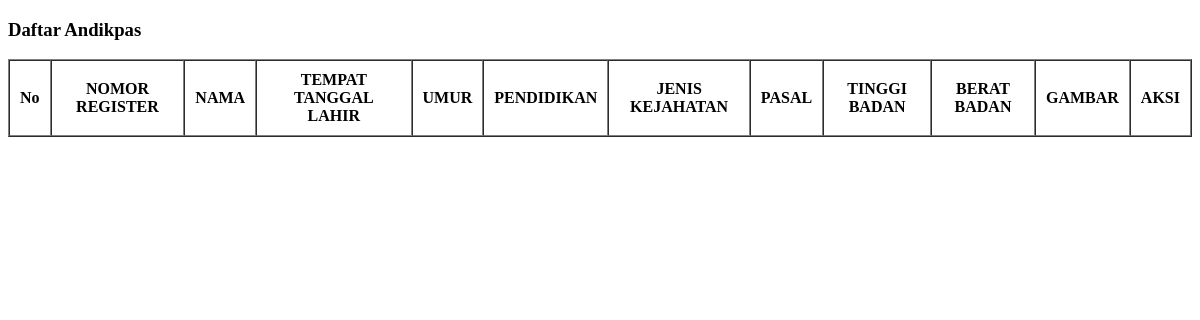
The app's page /kantor/pertemuan2/latihan2.php, older data.
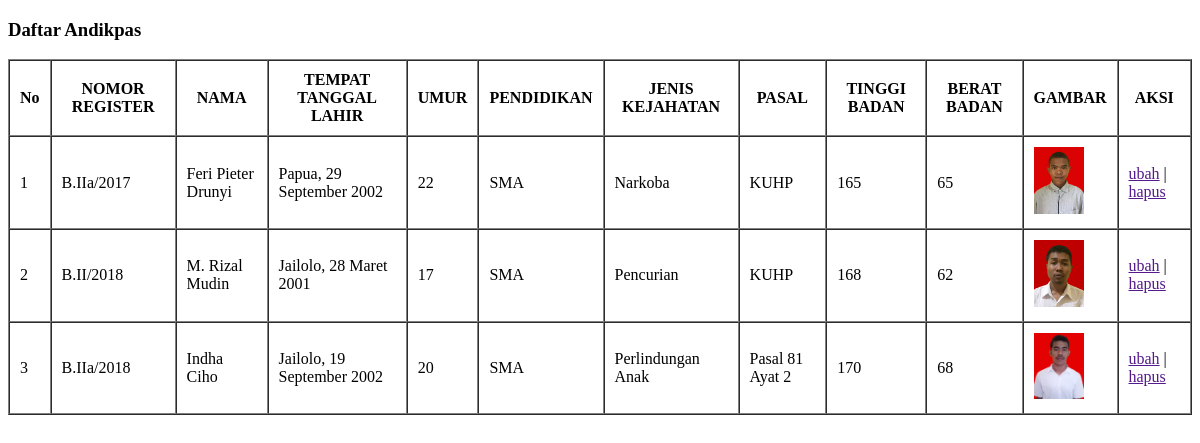
The same page, newer data.
### tables this page shows
CREATE TABLE `anak` (
  `id` int(11) NOT NULL,
  `nomor register` varchar(15) NOT NULL,
  `nama` varchar(200) NOT NULL,
  `tempat tanggal lahir` varchar(50) NOT NULL,
  `umur` varchar(10) NOT NULL,
  `pendidikan` varchar(250) NOT NULL,
  `jenis kejahatan` varchar(250) NOT NULL,
  `pasal` varchar(250) NOT NULL,
  `tinggi badan` varchar(10) NOT NULL,
  `berat badan` varchar(10) NOT NULL,
  `gambar` varchar(100) NOT NULL
);

### kantor/pertemuan2/latihan2.php (the view, shortened to what this page needs)
<?php
$conn = mysqli_connect('localhost', 'root', '', 'db_pembinaan');
$result = mysqli_query($conn, "SELECT * FROM anak");
?>
<!DOCTYPE html>
<html lang="en">
<head>
</head>
<body>
  <h3>Daftar Andikpas</h3>
  <table border="1" cellpadding="10" cellspacing="0">
  <tr>
    <th>No</th>
    <th>NOMOR REGISTER</th>
    <th>NAMA</th>
    <th>TEMPAT TANGGAL LAHIR</th>
    <th>UMUR</th>
    <th>PENDIDIKAN</th>
    <th>JENIS KEJAHATAN</th>
    <th>PASAL</th>
    <th>TINGGI BADAN</th>
    <th>BERAT BADAN</th>
    <th>GAMBAR</th>
    <th>AKSI</th>
  </tr>
  <?php $i = 1; ?>
  <?php while ($row = mysqli_fetch_assoc($result)):?>
  <tr>
    <td><?= $i; ?></td>
    <td><?= $row["nomor register"]; ?></td>
    <td><?= $row["nama"]; ?></td>
    <td><?= $row["tempat tanggal lahir"]; ?></td>
    <td><?= $row["umur"]; ?></td>
    <td><?= $row["pendidikan"]; ?></td>
    <td><?= $row["jenis kejahatan"]; ?></td>
    <td><?= $row["pasal"]; ?></td>
    <td><?= $row["tinggi badan"]; ?></td>
    <td><?= $row["berat badan"]; ?></td>
    <td>
      <img src="img/<?= $row["gambar"] ?>" width="50"></td>
    <td>
      <a href="">ubah</a> | <a href="">hapus</a>
      </td>
  </tr>
  <?php $i++; ?>
  <?php endwhile; ?>
  </table>
</body>
</html>

Row changes from the older to the newer data that the page shows:
added anak: nomor register "B.IIa/2017", nama "Feri Pieter Drunyi", tempat tanggal lahir "Papua, 29 September 2002", umur "22", pendidikan "SMA", jenis kejahatan "Narkoba", pasal "KUHP", tinggi badan "165", berat badan "65", gambar (picture)
added anak: nomor register "B.II/2018", nama "M. Rizal Mudin", tempat tanggal lahir "Jailolo, 28 Maret 2001", umur "17", pendidikan "SMA", jenis kejahatan "Pencurian", pasal "KUHP", tinggi badan "168", berat badan "62", gambar (picture)
added anak: nomor register "B.IIa/2018", nama "Indha Ciho", tempat tanggal lahir "Jailolo, 19 September 2002", umur "20", pendidikan "SMA", jenis kejahatan "Perlindungan Anak", pasal "Pasal 81 Ayat 2", tinggi badan "170", berat badan "68", gambar (picture)
